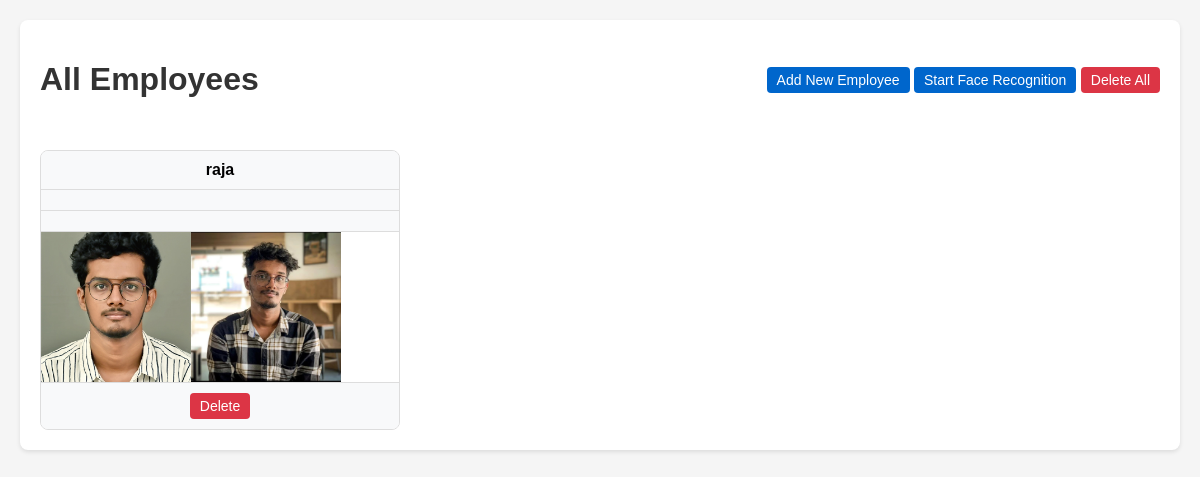
The app's page /viewUser/19 with its own data.
### tables this page shows
CREATE TABLE employees (
                id INTEGER PRIMARY KEY AUTOINCREMENT,
                name TEXT NOT NULL,
                hindi_name TEXT,
                tamil_name TEXT,
                photo_path TEXT NOT NULL,
                photo_path2 TEXT NOT NULL

            );

### main.py (the view)
@app.get("/viewUser/{id}", response_class=HTMLResponse)
async def view_user(request: Request, id: int):
    employee = get_employee(DB_NAME, id)
    if not employee:
        raise HTTPException(status_code=404, detail=f"User with ID {id} not found")
    emp_id, name, photo_path, photo_path2,hindi_name ,tamil_name = employee
    return templates.TemplateResponse(
        "showUser-c.html",
        {
            "request": request,
            "id": emp_id,
            "name": name,
            "photopath": photo_path.replace("uploads/", ""),
            "photopath2": photo_path2.replace("uploads/", ""),
            "hindi_name":hindi_name,
            "tamil_name":tamil_name
        }
    )

### templates/showUser-c.html (shortened to what this page needs)
<!DOCTYPE html>
<html>
  <head>
  </head>
  <body>
    <div class="container">
      <div class="header-actions">
        <h1>All Employees</h1>
        <div>
          <a href="/upload/" class="btn btn-primary">Add New Employee</a>
          {% if name %}
          <a
            href="/detectFrame/"
            class="btn btn-primary"
            onclick="alert('Starting face recognition. Press Enter to exit when finished.')"
            >Start Face Recognition</a
          >
          <a
            href="/delAllUser/"
            class="btn btn-danger"
            onclick="return confirm('Are you sure you want to delete ALL employees?')"
            >Delete All</a
          >
          {% endif %}
        </div>
      </div>
      {% if name %}
      <div class="employee-grid">
        <div class="employee-card">
          <div class="employee-name">{{ name }}</div>
          <div class="employee-name">{{ hindi_name }}</div>
          <div class="employee-name">{{ tamil_name }}</div>
          <div class="photos">
            <img
              src="/uploads/{{ name }}//1.jpeg"
              alt="Photo 1"
              class="photo"
            />
            <img
              src="/uploads/{{ name }}//2.jpeg"
              alt="Photo 2"
              class="photo"
            />
          </div>
          <div class="actions">
            <a
              href="/delUser/{{ id }}"
              class="btn btn-danger"
              onclick="return confirm('Are you sure you want to delete this employee?')"
              >Delete</a
            >
          </div>
        </div>
      </div>
      {% else %}
      <div class="no-employees">
        <p>No employees found in the database.</p>
        <p>Use the "Add New Employee" button to get started.</p>
      </div>
      {% endif %}
    </div>
  </body>
</html>

### templates/showUser-c.html (style rules this page uses)
body { font-family: Arial, sans-serif; margin: 0; padding: 20px; background-color: #f5f5f5; }
.container { max-width: 1200px; margin: 0 auto; background-color: white; padding: 20px; border-radius: 8px; box-shadow: 0 2px 4px rgba(0, 0, 0, 0.1); }
h1 { color: #333; text-align: center; }
.employee-grid { display: grid; grid-template-columns: repeat(auto-fill, minmax(300px, 1fr)); gap: 20px; margin-top: 30px; }
.employee-card { border: 1px solid #ddd; border-radius: 8px; overflow: hidden; transition: transform 0.3s ease; }
.employee-name { padding: 10px; background-color: #f8f9fa; text-align: center; font-weight: bold; border-bottom: 1px solid #ddd; }
.photos { display: flex; overflow-x: auto; }
.photo { width: 150px; height: 150px; object-fit: cover; }
.actions { display: flex; justify-content: space-around; padding: 10px; background-color: #f8f9fa; border-top: 1px solid #ddd; }
.btn { padding: 5px 10px; border: none; border-radius: 4px; cursor: pointer; text-decoration: none; font-size: 14px; }
.btn-primary { background-color: #0066cc; color: white; }
.btn-danger { background-color: #dc3545; color: white; }
.header-actions { display: flex; justify-content: space-between; align-items: center; margin-bottom: 20px; }

### records on screen
employees: name "raja", name (picture)
